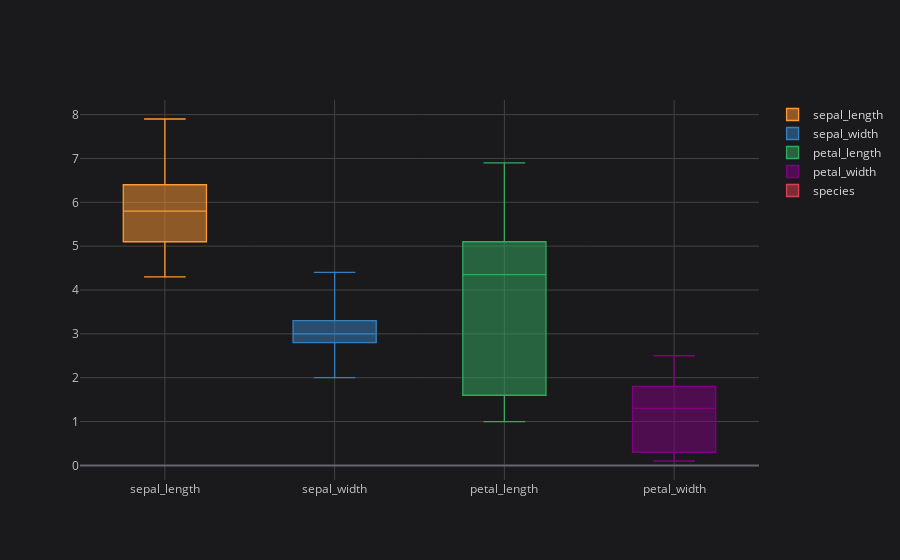

The code cell stored with this chart in its notebook:
### Code cell
g.iplot(kind='box')

### Figure 1 — Plotly figure (JSON) as saved in the notebook; plotly's stock layout.template omitted (floating-point values rounded to 4 significant figures; data arrays with more than 128 entries replaced by an {"elided": "..."} marker saying what was removed)
{"data": [{"boxpoints": false, "line": {"width": 1.3}, "marker": {"color": "rgba(255, 153, 51, 1.0)"}, "name": "sepal_length", "orientation": "v", "type": "box", "y": {"elided": "150 float values"}}, {"boxpoints": false, "line": {"width": 1.3}, "marker": {"color": "rgba(55, 128, 191, 1.0)"}, "name": "sepal_width", "orientation": "v", "type": "box", "y": {"elided": "150 float values"}}, {"boxpoints": false, "line": {"width": 1.3}, "marker": {"color": "rgba(50, 171, 96, 1.0)"}, "name": "petal_length", "orientation": "v", "type": "box", "y": {"elided": "150 float values"}}, {"boxpoints": false, "line": {"width": 1.3}, "marker": {"color": "rgba(128, 0, 128, 1.0)"}, "name": "petal_width", "orientation": "v", "type": "box", "y": {"elided": "150 float values"}}, {"boxpoints": false, "line": {"width": 1.3}, "marker": {"color": "rgba(219, 64, 82, 1.0)"}, "name": "species", "orientation": "v", "type": "box", "y": {"elided": "150 str values"}}], "layout": {"legend": {"bgcolor": "#1A1A1C", "font": {"color": "#D9D9D9"}}, "paper_bgcolor": "#1A1A1C", "plot_bgcolor": "#1A1A1C", "title": {"font": {"color": "#D9D9D9"}}, "xaxis": {"gridcolor": "#434343", "showgrid": true, "tickfont": {"color": "#C2C2C2"}, "title": {"font": {"color": "#D9D9D9"}, "text": ""}, "zerolinecolor": "#666570"}, "yaxis": {"gridcolor": "#434343", "showgrid": true, "tickfont": {"color": "#C2C2C2"}, "title": {"font": {"color": "#D9D9D9"}, "text": ""}, "zerolinecolor": "#666570"}}}
